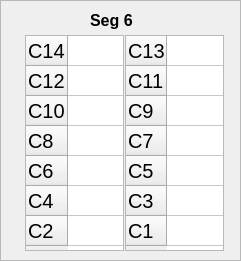
     <widget class="QFrame" name="frame_37">
      <property name="geometry">
       <rect>
        <x>5</x>
        <y>320</y>
        <width>241</width>
        <height>261</height>
       </rect>
      </property>
      <property name="frameShape">
       <enum>QFrame::StyledPanel</enum>
      </property>
      <property name="frameShadow">
       <enum>QFrame::Raised</enum>
      </property>
      <widget class="QTableWidget" name="box6_even">
       <property name="geometry">
        <rect>
         <x>25</x>
         <y>35</y>
         <width>99</width>
         <height>216</height>
        </rect>
       </property>
       <property name="font">
        <font>
         <pointsize>15</pointsize>
        </font>
       </property>
       <attribute name="horizontalHeaderVisible">
        <bool>false</bool>
       </attribute>
       <attribute name="horizontalHeaderDefaultSectionSize">
        <number>60</number>
       </attribute>
       <row>
        <property name="text">
         <string>C14</string>
        </property>
       </row>
       <row>
        <property name="text">
         <string>C12</string>
        </property>
       </row>
       <row>
        <property name="text">
         <string>C10</string>
        </property>
       </row>
       <row>
        <property name="text">
         <string>C8</string>
        </property>
       </row>
       <row>
        <property name="text">
         <string>C6</string>
        </property>
       </row>
       <row>
        <property name="text">
         <string>C4</string>
        </property>
       </row>
       <row>
        <property name="text">
         <string>C2</string>
        </property>
       </row>
       <column>
        <property name="text">
         <string>Right</string>
        </property>
        <property name="font">
         <font>
          <weight>50</weight>
          <bold>false</bold>
         </font>
        </property>
       </column>
      </widget>
      <widget class="QTableWidget" name="box6_odd">
       <property name="geometry">
        <rect>
         <x>125</x>
         <y>35</y>
         <width>99</width>
         <height>216</height>
        </rect>
       </property>
       <property name="font">
        <font>
         <pointsize>15</pointsize>
        </font>
       </property>
       <attribute name="horizontalHeaderVisible">
        <bool>false</bool>
       </attribute>
       <attribute name="horizontalHeaderDefaultSectionSize">
        <number>60</number>
       </attribute>
       <row>
        <property name="text">
         <string>C13</string>
        </property>
       </row>
       <row>
        <property name="text">
         <string>C11</string>
        </property>
       </row>
       <row>
        <property name="text">
         <string>C9</string>
        </property>
       </row>
       <row>
        <property name="text">
         <string>C7</string>
        </property>
       </row>
       <row>
        <property name="text">
         <string>C5</string>
        </property>
       </row>
       <row>
        <property name="text">
         <string>C3</string>
        </property>
       </row>
       <row>
        <property name="text">
         <string>C1</string>
        </property>
       </row>
       <column>
        <property name="text">
         <string>Left</string>
        </property>
       </column>
      </widget>
      <widget class="QLabel" name="box3_label_6">
       <property name="geometry">
        <rect>
         <x>90</x>
         <y>10</y>
         <width>61</width>
         <height>21</height>
        </rect>
       </property>
       <property name="font">
        <font>
         <pointsize>12</pointsize>
         <weight>75</weight>
         <bold>true</bold>
        </font>
       </property>
       <property name="text">
        <string>Seg 6</string>
       </property>
      </widget>
     </widget>
